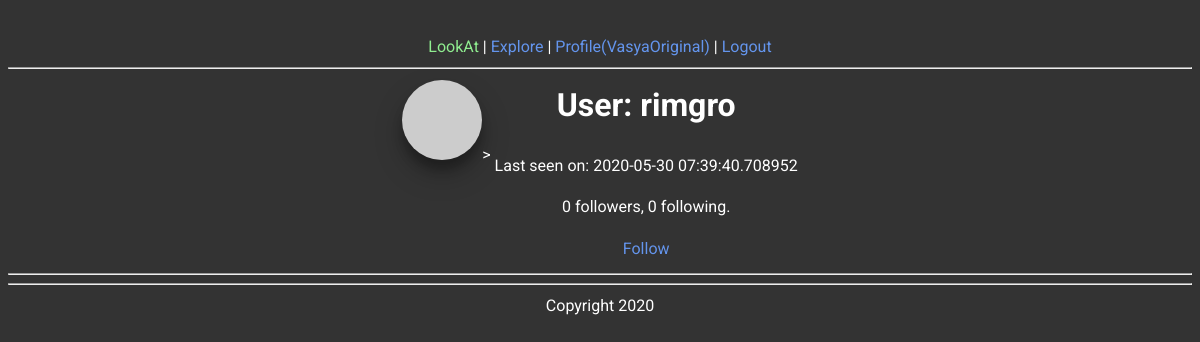
Page /user/rimgro (signed in) on the committed database.
### app/models.py (models this page shows, shortened)
class User(UserMixin, db.Model):
    id = db.Column(db.Integer, primary_key=True)
    username = db.Column(db.String(64), index=True, unique=True)
    email = db.Column(db.String(120), index=True, unique=True)
    password_hash = db.Column(db.String(128))
    posts = db.relationship('Post', backref='author', lazy='dynamic')
    about_me = db.Column(db.String(140))
    last_seen = db.Column(db.DateTime, default=datetime.utcnow)
    followed = db.relationship(
        'User', secondary=followers,
        primaryjoin=(followers.c.follower_id == id),
        secondaryjoin=(followers.c.followed_id == id),
        backref=db.backref('followers', lazy='dynamic'), lazy='dynamic')
    def avatar(self, size):
            digest = md5(self.email.lower().encode('utf-8')).hexdigest()
            return 'https://www.gravatar.com/avatar/{}?d=identicon&s={}'.format(
                    digest, size)
    def is_following(self, user):
        return self.followed.filter(
            followers.c.followed_id == user.id).count() > 0

### app/routes.py (the view)
@app.route('/user/<username>')
@login_required
def user(username):
    user = User.query.filter_by(username=username).first_or_404()
    page = request.args.get('page', 1, type=int)
    posts = user.posts.order_by(Post.timestamp.desc()).paginate(
        page, app.config['POSTS_PER_PAGE'], False)
    next_url = url_for('user', username=user.username, page=posts.next_num) \
        if posts.has_next else None
    prev_url = url_for('user', username=user.username, page=posts.prev_num) \
        if posts.has_prev else None
    return render_template('user.html', user=user, posts=posts.items,
                           next_url=next_url, prev_url=prev_url)

### app/models.py (called while the page is built)
@login.user_loader
def load_user(id):
    return User.query.get(int(id))

### app/routes.py (called while the page is built)
@app.before_request
def before_request():
    if current_user.is_authenticated:
        current_user.last_seen = datetime.utcnow()
        db.session.commit()

### app/Templates/user.html (shortened to what this page needs)
﻿{% extends "layout.html" %}
{% block content %}
<table>
    <tr valign="top">
        <td><img class="avatar" src="{{ user.avatar(128) }}">></td>
        <td>
            <h1>User: {{ user.username }}</h1>
            {% if user.last_seen %}<p>Last seen on: {{ user.last_seen }}</p>{% endif %}
            <p>{{ user.followers.count() }} followers, {{ user.followed.count() }} following.</p>
            {% if user == current_user %}
            <p><a href="{{ url_for('edit_profile') }}">Edit your profile</a></p>
            {% elif not current_user.is_following(user) %}
            <p><a href="{{ url_for('follow', username=user.username) }}">Follow</a></p>
            {% else %}
            <p><a href="{{ url_for('unfollow', username=user.username) }}">Unfollow</a></p>
            {% endif %}
        </td>
    </tr>
</table>
<hr>
{% endblock %}

### app/Templates/layout.html (shortened to what this page needs)
<html>
<head>
    <link rel="stylesheet" href="{{ url_for('static', filename='css/main.css') }}">
</head>
<body>
        <div class="header">
            <a href="{{ url_for('index') }}" id="headin">LookAt</a> |
            <a href="{{ url_for('explore') }}">Explore</a> |
            {% if current_user.is_anonymous %}
            <a href="{{ url_for('login') }}">Login</a>
            {% else %}
            <a href="{{ url_for('user', username=current_user.username) }}">Profile({{current_user.username}})</a> |
            <a href="{{ url_for('logout') }}">Logout</a>
            {% endif %}
        </div>
        <hr>
        {% block content %}{% endblock %}
        <hr>
        <div>Copyright 2020</div>
</body>
</html>

### app/Static/css/main.css (style rules this page uses)
* { font-family: "Roboto", sans-serif; color: white; text-align: center; align-items: center; justify-content: center; line-height: 1.6; background-color: RGBA(0, 0, 0, 0); }
table { margin-left: auto; margin-right: auto; }
body { background-color: #333; }
a { color: cornflowerblue; text-decoration: none; }
#headin { color: lightgreen; text-decoration: none; }
.avatar { border-radius: 50%; box-shadow: 0 14px 28px rgba(0,0,0,0.25), 0 10px 10px rgba(0,0,0,0.22); transition: .15s ease-out; }

### rows in the picture
User: username "VasyaOriginal"
User: username "rimgro", last_seen "2020-05-30 07:39:40.708952"

### other values in the picture
{{ user.followers.count() }} "0"
{{ user.followed.count() }} "0"
